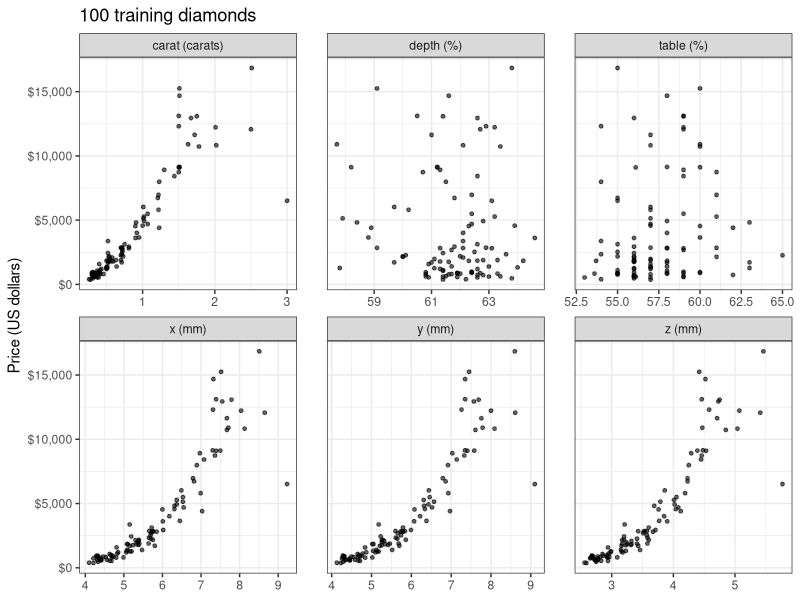
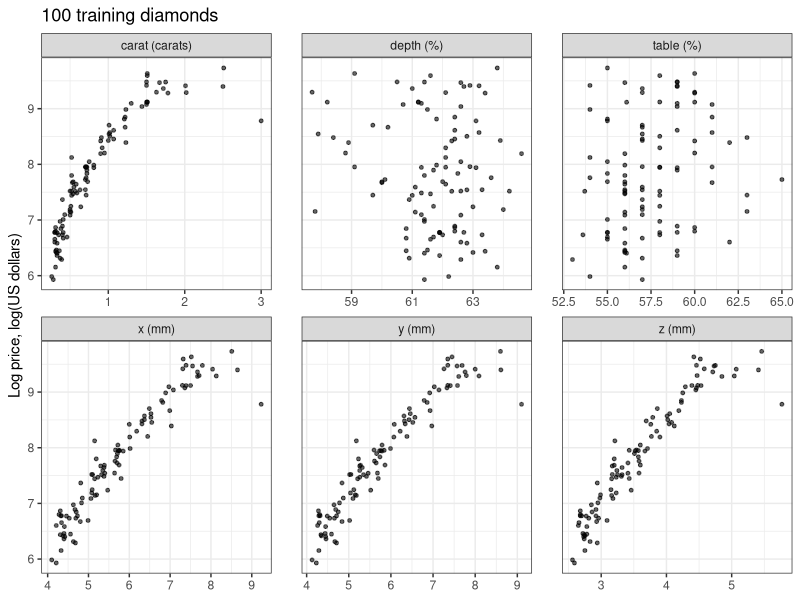
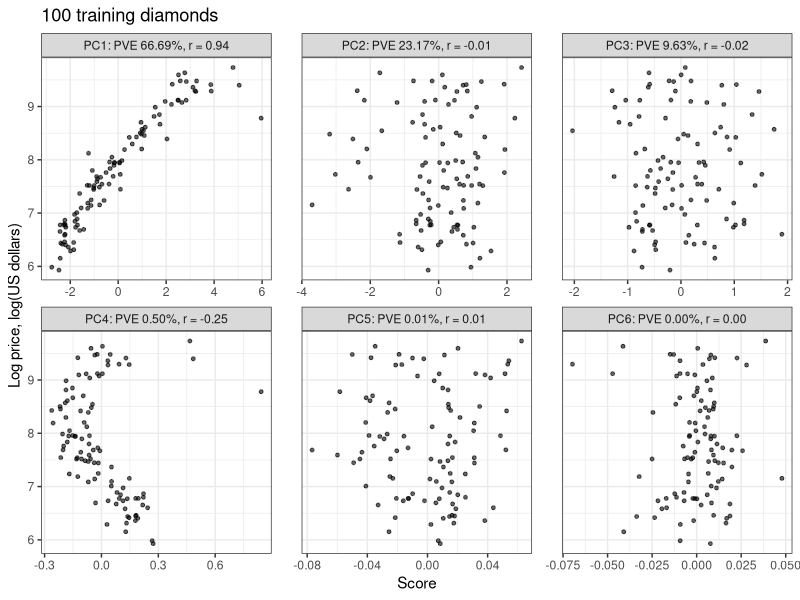
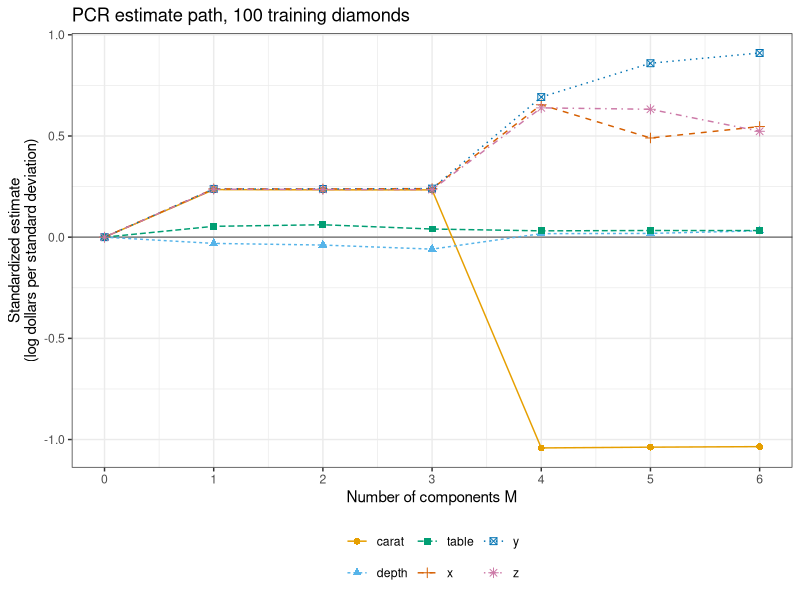
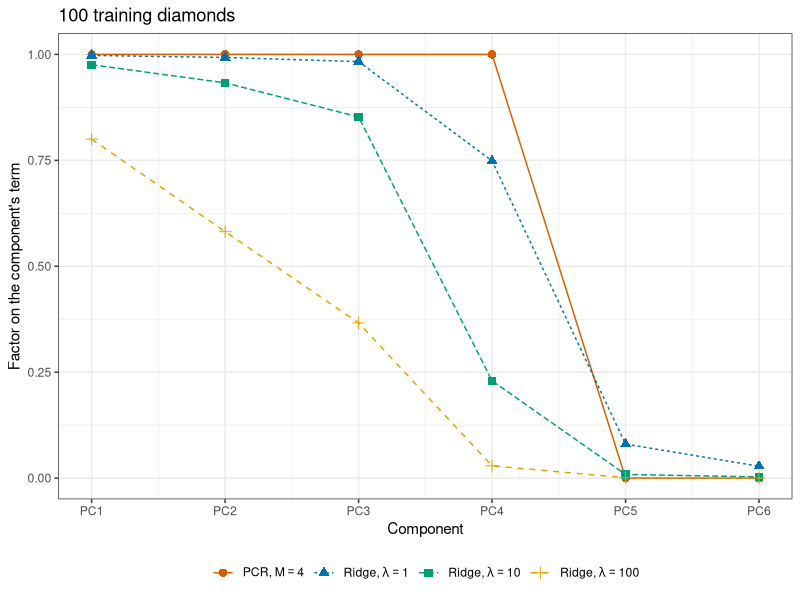
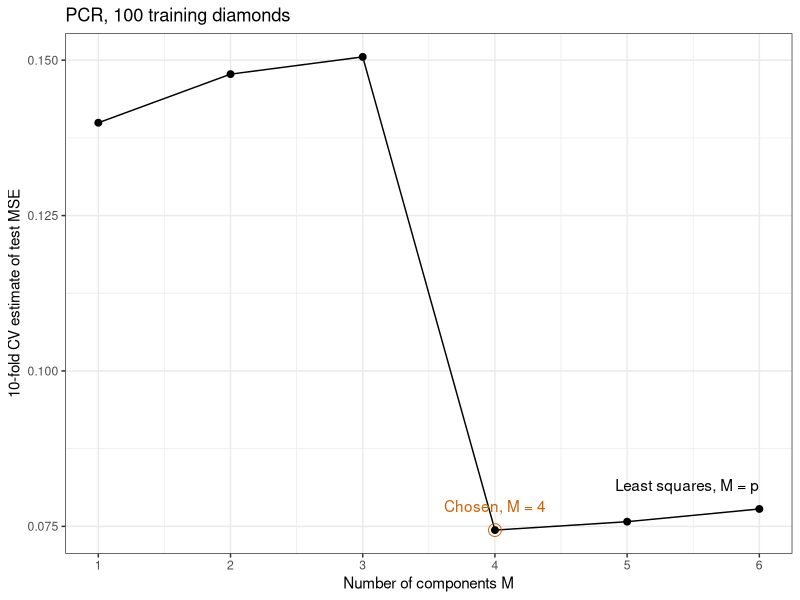
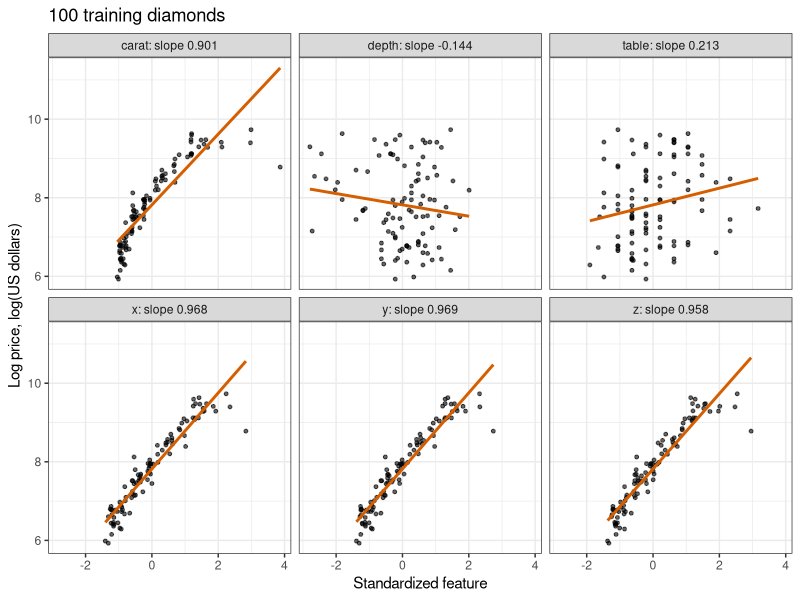
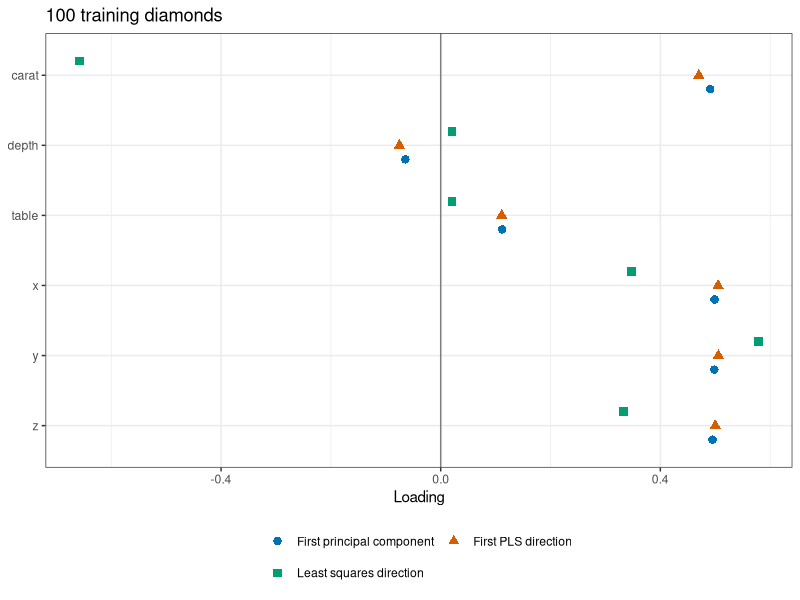

Recreate these plots in R, in order.
## ---- chunk 1
#| include: false
library("tidyverse")
library("pls")
theme_set(theme_bw())
set.seed(20261022)

# Fixed decimals with thousands separators, for use inside $...$, whose
# hyphen MathJax sets as a minus. Adding 0 after rounding turns a negative
# zero into 0.
fmt_math <- function(x, digits = 2) {
  rounded <- round(x, digits) + 0
  formatC(rounded, format = "f", digits = digits, big.mark = ",")
}

# The same for prose, where a negative value prints with a minus sign (the
# HTML entity) rather than a hyphen.
fmt <- function(x, digits = 2) {
  sub("^-", "&minus;", fmt_math(x, digits))
}

# A percentage, for prose.
pct <- function(x, digits = 1) {
  paste0(fmt(100 * x, digits), "%")
}

# A count with thousands separators, for prose.
big <- function(x) {
  format(x, big.mark = ",")
}

# The same inside $...$, where MathJax reads % as a comment and spaces a
# bare comma.
big_math <- function(x) {
  format(x, big.mark = "{,}")
}

# A number in LaTeX scientific notation, for use inside $...$.
sci <- function(x, digits = 1) {
  magnitude <- abs(x)
  e <- floor(log10(magnitude))
  mantissa <- formatC(x / 10^e, format = "f", digits = digits)
  sprintf("%s \\times 10^{%d}", mantissa, e)
}

# "a", "a and b", "a, b, and c".
and_list <- function(x) {
  n_x <- length(x)
  if (n_x == 1) {
    return(x)
  }
  if (n_x == 2) {
    return(paste(x, collapse = " and "))
  }
  paste0(paste(x[-n_x], collapse = ", "), ", and ", x[n_x])
}

# A name set as code in prose.
code <- function(x) {
  paste0("`", x, "`")
}

# Color-blind-friendly palette.
okabe_ito <- c("#E69F00",
               "#56B4E9",
               "#009E73",
               "#D55E00",
               "#0072B2",
               "#CC79A7")
## ---- chunk 2
#| output: false
# The numeric explanatory variables, and the largest plausible dimension.
features <- c("carat", "depth", "table", "x", "y", "z")
p <- length(features)
max_mm <- 20

# Remove diamonds with a dimension of 0 or above max_mm, as in the
# principal components lecture, and add the log price.
kept <- diamonds |>
  filter(x > 0, y > 0, z > 0) |>
  filter(x <= max_mm, y <= max_mm, z <= max_mm) |>
  mutate(log_price = log(price))
n_kept <- nrow(kept)
n_removed <- nrow(diamonds) - n_kept
## ---- chunk 3
# The training sample size.
n_train <- 100

# Training diamonds: a random sample; every other diamond is a test diamond.
train_id <- sample(n_kept, n_train)
train <- kept[train_id, ]
test <- kept[-train_id, ]
n_test <- nrow(test)

# Folds for 10-fold cross-validation of the training diamonds.
n_folds <- 10
fold_labels <- rep(seq_len(n_folds), length.out = n_train)
fold_id <- sample(fold_labels)
## ---- chunk 4
#| output: false
# Panel labels: each explanatory variable and its unit.
units <- c(carat = "carats",
           depth = "%",
           table = "%",
           x = "mm",
           y = "mm",
           z = "mm")
panel_labels <- paste0(features, " (", units, ")")

# One row per training diamond and explanatory variable.
train_long <- train |>
  pivot_longer(all_of(features), names_to = "variable") |>
  mutate(variable = factor(variable, levels = features, labels = panel_labels))

# A response against each explanatory variable, one panel each.
title_train <- paste(n_train, "training diamonds")
response_plot <- function(response, label) {
  ggplot(train_long, aes(x = value, y = .data[[response]])) +
    geom_point(alpha = 0.6, size = 1) +
    facet_wrap(~ variable, scales = "free_x", nrow = 2) +
    labs(x = NULL,
         y = label,
         title = title_train) +
    theme(panel.spacing.x = unit(1.5, "lines"))
}
price_plot <- response_plot("price", "Price (US dollars)") +
  scale_y_continuous(labels = scales::label_dollar())
log_price_plot <- response_plot("log_price", "Log price, log(US dollars)")

# Mean, median, and largest training price, and the price of the heaviest
# training diamond.
price_summary <- c(mean = mean(train$price),
                   median = median(train$price),
                   max = max(train$price))
heaviest <- which.max(train$carat)
heaviest_price <- train$price[heaviest]
## ---- chunk 5
#| echo: false
#| fig-width: 8
#| fig-height: 5
price_plot
## ---- chunk 6
#| echo: false
#| fig-width: 8
#| fig-height: 5
log_price_plot
## ---- chunk 7
# Mean squared error of predictions y_hat of responses y.
mse <- function(y, y_hat) {
  mean((y - y_hat)^2)
}

# Least squares on the six explanatory variables, fit to the training
# diamonds, and its training and test MSE.
ls_formula <- log_price ~ carat + depth + table + x + y + z
ls_fit <- lm(ls_formula, data = train)
y_train <- train$log_price
y_test <- test$log_price
ls_train_mse <- mse(y_train, fitted(ls_fit))
ls_test_pred <- predict(ls_fit, test)
ls_test_mse <- mse(y_test, ls_test_pred)

# The carat estimate and its standard error, and the correlation of carat
# with log price in the training diamonds.
ls_table <- summary(ls_fit)$coefficients
carat_cor <- cor(train$carat, y_train)
## ---- chunk 8
#| output: false
# Standard deviation with divisor n.
sd_n <- function(v) {
  deviations <- v - mean(v)
  sqrt(mean(deviations^2))
}

# Standardize the columns of X with the given centers and scales.
standardize <- function(X, x_center, x_scale) {
  X_centered <- sweep(X, 2, x_center)
  sweep(X_centered, 2, x_scale, "/")
}

# Explanatory variables as matrices, and the standardized training features.
X_train <- as.matrix(train[features])
X_test <- as.matrix(test[features])
x_center <- colMeans(X_train)
x_scale <- apply(X_train, 2, sd_n)
X_std <- standardize(X_train, x_center, x_scale)

# Sign of the largest entry of phi in absolute value.
largest_sign <- function(phi) {
  largest <- which.max(abs(phi))
  sign(phi[largest])
}

# Loading vectors, signed as in the principal components lecture, their
# variances, and the n x p matrix of scores.
eig <- eigen(crossprod(X_std) / n_train, symmetric = TRUE)
flip <- apply(eig$vectors, 2, largest_sign)
Phi <- sweep(eig$vectors, 2, flip, "*")
dimnames(Phi) <- list(features, paste0("PC", 1:p))
v <- eig$values
Z <- X_std %*% Phi
## ---- chunk 9
#| output: false
# Proportion of variance explained, and correlation of log price with each
# component's scores.
pve <- v / p
score_cor <- drop(cor(y_train, Z))

# Loadings from all retained diamonds, signed the same way, and the largest
# difference from the training loadings over the first four components.
eig_all <- eigen(cor(kept[features]), symmetric = TRUE)
flip_all <- apply(eig_all$vectors, 2, largest_sign)
Phi_all <- sweep(eig_all$vectors, 2, flip_all, "*")
first_four <- 1:4
loading_gap <- max(abs(Phi[, first_four] - Phi_all[, first_four]))

# Log price against each component's scores, one panel each.
score_labels <- paste0("PC", 1:p,
                       ": PVE ", pct(pve, 2),
                       ", r = ", fmt_math(score_cor))
scores_plot <- as_tibble(Z, .name_repair = ~ score_labels) |>
  mutate(log_price = y_train) |>
  pivot_longer(-log_price, names_to = "component", values_to = "score") |>
  mutate(component = factor(component, levels = score_labels)) |>
  ggplot(aes(x = score, y = log_price)) +
  geom_point(alpha = 0.6, size = 1) +
  facet_wrap(~ component, scales = "free_x", nrow = 2) +
  labs(x = "Score",
       y = "Log price, log(US dollars)",
       title = title_train) +
  theme(panel.spacing.x = unit(1.5, "lines"))
## ---- chunk 10
#| echo: false
#| fig-width: 8.5
#| fig-height: 5.5
scores_plot
## ---- chunk 11
#| output: false
# Estimates on the scores, from the formula and from lm().
y_centered <- y_train - mean(y_train)
theta_hat <- drop(crossprod(Z, y_centered)) / (n_train * v)
scores_fit <- lm(y_train ~ Z)
theta_diff <- max(abs(coef(scores_fit)[-1] - theta_hat))

# Standard errors sigma_hat / sqrt(n v_m), sigma_hat from all p components.
sigma_hat <- sigma(scores_fit)
theta_se <- sigma_hat / sqrt(n_train * v)
theta_ratio <- abs(theta_hat) / theta_se

# The last component whose estimate is at least one standard error from
# zero, and the earlier ones that are not.
last_large <- max(which(theta_ratio >= 1))
small_before <- which(theta_ratio[seq_len(last_large)] < 1)

# Table of the variances, estimates, and standard errors.
theta_tibble <- tibble(Component = paste0("PC", 1:p),
                       v = fmt(v, 4),
                       theta = fmt(theta_hat, 3),
                       se = fmt(theta_se, 3),
                       ratio = fmt(theta_ratio, 1))
theta_columns <- c("Component",
                   "Variance $v_m$",
                   "Estimate $\\hat\\theta_m$",
                   "Standard error",
                   "$\\lvert\\hat\\theta_m\\rvert$ / standard error")
theta_table <- knitr::kable(theta_tibble,
                            col.names = theta_columns,
                            align = "lrrrr")
## ---- chunk 12
#| echo: false
theta_table
## ---- chunk 13
#| output: false
# Standardized-scale estimates for M = 1, ..., p: cumulative sums of
# theta_m phi_m, one column per M.
terms <- sweep(Phi, 2, theta_hat, "*")
B_std <- t(apply(terms, 1, cumsum))
colnames(B_std) <- 1:p

# Least squares on the standardized scale, and its largest difference from
# PCR with M = p.
b_ls_std <- coef(ls_fit)[features] * x_scale
ls_gap <- max(abs(B_std[, p] - b_ls_std))

# One row per feature and M, with M = 0 the null model.
path_data <- as_tibble(cbind(`0` = 0, B_std), rownames = "feature") |>
  pivot_longer(-feature, names_to = "M", values_to = "estimate") |>
  mutate(M = as.integer(M),
         feature = factor(feature, levels = features))

# Each standardized estimate against M.
path_plot <- ggplot(path_data,
                    aes(x = M,
                        y = estimate,
                        color = feature,
                        linetype = feature,
                        shape = feature)) +
  geom_hline(yintercept = 0, color = "grey50") +
  geom_line() +
  geom_point(size = 2) +
  scale_color_manual(values = okabe_ito) +
  scale_x_continuous(breaks = 0:p) +
  labs(x = "Number of components M",
       y = "Standardized estimate\n(log dollars per standard deviation)",
       color = NULL,
       linetype = NULL,
       shape = NULL,
       title = paste("PCR estimate path,", title_train)) +
  theme(legend.position = "bottom")

# The first M at which the carat estimate is negative, and the size
# features' estimates at the M before it.
size_vars <- c("carat", "x", "y", "z")
M_turn <- which(B_std["carat", ] < 0)[1]
size_before <- B_std[size_vars, M_turn - 1]
smallest_estimate <- min(abs(B_std))
## ---- chunk 14
#| echo: false
#| fig-width: 7.5
#| fig-height: 4.8
path_plot
## ---- chunk 15
#| output: false
# Ridge estimate on the standardized scale from the closed form, at one
# lambda, and from the factors on the components.
lambda_check <- 10
lhs <- crossprod(X_std) + lambda_check * diag(p)
b_ridge_closed <- drop(solve(lhs, crossprod(X_std, y_centered)))
ridge_factor <- function(lambda) {
  v / (v + lambda / n_train)
}
factor_terms <- ridge_factor(lambda_check) * theta_hat
b_ridge_factors <- drop(Phi %*% factor_terms)
factor_gap <- max(abs(b_ridge_closed - b_ridge_factors))

# Factors of PCR with M = 4 and of ridge regression at three lambdas.
M_show <- 4
lambda_show <- c(1, 10, 100)
method_labels <- c(paste0("PCR, M = ", M_show),
                   paste0("Ridge, lambda = ", lambda_show))
method_math <- c(paste0("'PCR, '*M == ", M_show),
                 paste0("'Ridge, '*lambda == ", lambda_show))
method_legend <- parse(text = method_math)
pcr_factor <- as.numeric(1:p <= M_show)
ridge_factors <- map(lambda_show, ridge_factor) |>
  unlist()
factor_data <- tibble(method = rep(method_labels, each = p),
                      m = rep(1:p, length(method_labels)),
                      factor = c(pcr_factor, ridge_factors)) |>
  mutate(method = factor(method, levels = method_labels))

# The factor of each component against m.
factor_plot <- ggplot(factor_data,
                      aes(x = m,
                          y = factor,
                          color = method,
                          linetype = method,
                          shape = method)) +
  geom_line() +
  geom_point(size = 2.5) +
  scale_color_manual(values = okabe_ito[c(4, 5, 3, 1)],
                     labels = method_legend) +
  scale_linetype_discrete(labels = method_legend) +
  scale_shape_discrete(labels = method_legend) +
  scale_x_continuous(breaks = 1:p, labels = paste0("PC", 1:p)) +
  labs(x = "Component",
       y = "Factor on the component's term",
       color = NULL,
       linetype = NULL,
       shape = NULL,
       title = title_train) +
  theme(legend.position = "bottom")
## ---- chunk 16
#| echo: false
#| fig-width: 7
#| fig-height: 4.3
factor_plot
## ---- chunk 17
# Original-scale estimates for M = 1, ..., p, one column each, from the
# directions (columns of R_dir, whose scores are the standardized features
# times R_dir), the estimates theta, and the standardization.
path_estimates <- function(R_dir, theta, x_center, x_scale, y_bar) {
  # Standardized-scale estimates: cumulative sums of theta_m times r_m.
  terms <- sweep(R_dir, 2, theta, "*")
  b_std <- t(apply(terms, 1, cumsum))

  # Back to the original scale.
  b <- b_std / x_scale
  intercept <- y_bar - colSums(b * x_center)
  rbind(`(Intercept)` = intercept, b)
}

# PCR estimates on the original scale for M = 1, ..., p.
pcr_path <- function(X, y) {
  # Standardize with the means and standard deviations of these data.
  x_center <- colMeans(X)
  x_scale <- apply(X, 2, sd_n)
  X_std <- standardize(X, x_center, x_scale)

  # Loading vectors and scores.
  eig <- eigen(crossprod(X_std) / nrow(X), symmetric = TRUE)
  Z <- X_std %*% eig$vectors

  # Simple regression of the centered response on each column of scores.
  y_centered <- y - mean(y)
  theta <- drop(crossprod(Z, y_centered)) / colSums(Z^2)

  path_estimates(eig$vectors, theta, x_center, x_scale, mean(y))
}
## ---- chunk 18
# PCR by hand and by pcr(), both fit to the training diamonds.
B_pcr <- pcr_path(X_train, y_train)
pcr_fit <- pcr(ls_formula, ncomp = p, data = train, scale = TRUE)

# Predictions of the test diamonds for every M, and the largest difference.
pcr_pred_hand <- cbind(1, X_test) %*% B_pcr
pcr_pred_pls <- predict(pcr_fit, test, ncomp = 1:p)[, 1, ]
pcr_check <- max(abs(pcr_pred_hand - pcr_pred_pls))
## ---- chunk 19
# Sums of squared errors of the held-out fold l for M = 1, ..., p, from the
# estimates that path() computes from the training folds.
fold_sse <- function(l, path) {
  out <- fold_id == l
  B <- path(X_train[!out, ], y_train[!out])
  y_hat <- cbind(1, X_train[out, ]) %*% B
  colSums((y_train[out] - y_hat)^2)
}

# Cross-validation estimate for M = 1, ..., p.
cv_estimate <- function(path) {
  sse <- sapply(seq_len(n_folds), fold_sse, path = path)
  rowSums(sse) / n_train
}

# PCR, and the M with the smallest estimate.
cv_pcr <- cv_estimate(pcr_path)
M_pcr <- which.min(cv_pcr)

# pcr()'s own cross-validation on the same folds.
segments <- split(seq_len(n_train), fold_id)
pcr_cv_fit <- pcr(ls_formula,
                  ncomp = p,
                  data = train,
                  scale = TRUE,
                  validation = "CV",
                  segments = segments)
cv_pcr_pls <- MSEP(pcr_cv_fit, estimate = "CV", intercept = FALSE)$val[1, 1, ]
cv_pcr_check <- max(abs(cv_pcr - cv_pcr_pls))
## ---- chunk 20
#| output: false
# Null model: the mean of the training folds predicts the held-out fold.
null_sse <- function(l) {
  out <- fold_id == l
  sum((y_train[out] - mean(y_train[!out]))^2)
}
null_fold_sse <- map_dbl(seq_len(n_folds), null_sse)
cv_null <- sum(null_fold_sse) / n_train

# Cross-validation of the regression on the first M columns of scores Z_all,
# computed once from all the training diamonds: held-out fold l.
outside_sse <- function(l, Z_all) {
  out <- fold_id == l
  sse <- numeric(p)
  for (M in seq_len(p)) {
    Z_in <- cbind(1, Z_all[!out, seq_len(M)])
    Z_out <- cbind(1, Z_all[out, seq_len(M)])
    b <- qr.solve(Z_in, y_train[!out])
    sse[M] <- sum((y_train[out] - Z_out %*% b)^2)
  }
  sse
}

# The same for all folds, for M = 1, ..., p.
outside_cv <- function(Z_all) {
  sse <- sapply(seq_len(n_folds), outside_sse, Z_all = Z_all)
  rowSums(sse) / n_train
}

# PCR with the components computed once from all the training diamonds.
cv_pcr_outside <- outside_cv(Z)
pcr_outside_gap <- max(abs(cv_pcr_outside - cv_pcr))

# The estimate against M, with the chosen M and least squares labeled.
cv_axis_label <- paste0(n_folds, "-fold CV estimate of test MSE")
pcr_cv_data <- tibble(M = 1:p, cv = cv_pcr)
pcr_cv_plot <- ggplot(pcr_cv_data, aes(x = M, y = cv)) +
  geom_line() +
  geom_point(size = 2) +
  annotate("point",
           x = M_pcr,
           y = cv_pcr[M_pcr],
           size = 4,
           shape = 1,
           color = "#D55E00") +
  annotate("text",
           x = M_pcr,
           y = cv_pcr[M_pcr],
           label = paste("Chosen, M =", M_pcr),
           vjust = -1.5,
           color = "#D55E00") +
  annotate("text",
           x = p,
           y = cv_pcr[p],
           label = "Least squares, M = p",
           vjust = -1.5,
           hjust = 1) +
  scale_x_continuous(breaks = 1:p) +
  labs(x = "Number of components M",
       y = cv_axis_label,
       title = paste("PCR,", title_train))
## ---- chunk 21
#| echo: false
#| fig-width: 7
#| fig-height: 4.2
pcr_cv_plot
## ---- chunk 22
#| output: false
# Simple regression estimate of log price on each standardized feature,
# which is also their sample covariance, since each feature has variance 1.
slopes <- drop(crossprod(X_std, y_centered)) / n_train

# Log price against each standardized feature, with its least squares line.
slope_labels <- paste0(features, ": slope ", fmt_math(slopes, 3))
slope_plot <- as_tibble(X_std, .name_repair = ~ slope_labels) |>
  mutate(log_price = y_train) |>
  pivot_longer(-log_price, names_to = "feature", values_to = "value") |>
  mutate(feature = factor(feature, levels = slope_labels)) |>
  ggplot(aes(x = value, y = log_price)) +
  geom_point(alpha = 0.6, size = 1) +
  geom_smooth(method = "lm",
              formula = y ~ x,
              se = FALSE,
              color = "#D55E00") +
  facet_wrap(~ feature, nrow = 2) +
  labs(x = "Standardized feature",
       y = "Log price, log(US dollars)",
       title = title_train)
## ---- chunk 23
#| echo: false
#| fig-width: 8.5
#| fig-height: 5.5
slope_plot
## ---- chunk 24
#| output: false
# The first PLS direction and the least squares direction, unit length.
phi_pls_1 <- slopes / sqrt(sum(slopes^2))
a_ls <- b_ls_std / sqrt(sum(b_ls_std^2))

# Variance, squared correlation with log price, and squared covariance with
# log price of the scores of a unit vector a.
direction_summary <- function(a) {
  scores <- drop(X_std %*% a)
  c(variance = sd_n(scores)^2,
    cor2 = cor(scores, y_train)^2,
    cov2 = mean(scores * y_centered)^2)
}
direction_names <- c("First principal component",
                     "First PLS direction",
                     "Least squares direction")
directions <- cbind(Phi[, 1], phi_pls_1, a_ls)
summaries <- apply(directions, 2, direction_summary)
colnames(summaries) <- direction_names

# Table of the three criteria.
summary_tibble <- tibble(Direction = direction_names,
                         variance = fmt(summaries["variance", ], 3),
                         cor2 = fmt(summaries["cor2", ], 4),
                         cov2 = fmt(summaries["cov2", ], 4))
summary_columns <- c("Direction",
                     "Variance of scores",
                     "Squared correlation with log price",
                     "Squared covariance with log price")
summary_table <- knitr::kable(summary_tibble,
                              col.names = summary_columns,
                              align = "lrrr")

# The loadings of the three directions, feature by feature.
direction_data <- tibble(
  feature = factor(rep(features, 3), levels = rev(features)),
  loading = c(directions),
  direction = factor(rep(direction_names, each = p), levels = direction_names)
)
direction_plot <- ggplot(direction_data,
                         aes(x = loading,
                             y = feature,
                             color = direction,
                             shape = direction)) +
  geom_vline(xintercept = 0, color = "grey50") +
  geom_point(size = 2.5, position = position_dodge(width = 0.6)) +
  scale_color_manual(values = okabe_ito[c(5, 4, 3)]) +
  scale_shape_manual(values = c(16, 17, 15)) +
  guides(color = guide_legend(nrow = 2, byrow = TRUE),
         shape = guide_legend(nrow = 2, byrow = TRUE)) +
  labs(x = "Loading",
       y = NULL,
       color = NULL,
       shape = NULL,
       title = title_train) +
  theme(legend.position = "bottom")

# Largest difference between the first PLS direction and the first
# principal component.
pls_pc_gap <- max(abs(phi_pls_1 - Phi[, 1]))
## ---- chunk 25
#| echo: false
#| fig-width: 7
#| fig-height: 4.5
direction_plot
## ---- chunk 26
#| echo: false
summary_table
## ---- chunk 27
# PLS on the standardized features: the directions, the vectors r_m with
# scores X_std r_m, the estimates theta, and the standardization.
pls_directions <- function(X, y) {
  # Standardize the features; center the response.
  x_center <- colMeans(X)
  x_scale <- apply(X, 2, sd_n)
  X_std <- standardize(X, x_center, x_scale)
  y_centered <- y - mean(y)
  p <- ncol(X)

  # Directions, vectors r_m, and estimates, filled one direction at a time.
  W <- matrix(0, p, p)
  R_dir <- matrix(0, p, p)
  theta <- numeric(p)
  X_m <- X_std

  for (m in seq_len(p)) {
    # Direction: covariances of the residual features with the response,
    # scaled to unit length.
    g <- drop(crossprod(X_m, y_centered)) / nrow(X)
    W[, m] <- g / sqrt(sum(g^2))

    # Scores, and the simple regression of the response on them.
    z <- drop(X_m %*% W[, m])
    theta[m] <- sum(z * y_centered) / sum(z^2)

    # The scores as a combination of the standardized features: they lie in
    # the column space of X_std, so least squares recovers r_m exactly.
    R_dir[, m] <- qr.solve(X_std, z)

    # Replace each feature by its residuals from regressing it on z.
    feature_slopes <- drop(crossprod(X_m, z)) / sum(z^2)
    X_m <- X_m - z %o% feature_slopes
  }

  list(W = W,
       R_dir = R_dir,
       theta = theta,
       x_center = x_center,
       x_scale = x_scale,
       y_bar = mean(y))
}

# PLS estimates on the original scale for M = 1, ..., p.
pls_path <- function(X, y) {
  d <- pls_directions(X, y)
  path_estimates(d$R_dir, d$theta, d$x_center, d$x_scale, d$y_bar)
}
## ---- chunk 28
# PLS by hand and by plsr(), both fit to the training diamonds.
pls_d <- pls_directions(X_train, y_train)
B_pls <- pls_path(X_train, y_train)
pls_fit <- plsr(ls_formula, ncomp = p, data = train, scale = TRUE)

# Predictions of the test diamonds for every M, and the largest difference.
pls_pred_hand <- cbind(1, X_test) %*% B_pls
pls_pred_pls <- predict(pls_fit, test, ncomp = 1:p)[, 1, ]
pls_check <- max(abs(pls_pred_hand - pls_pred_pls))

# Directions: plsr() calls them loading weights.
pls_weights <- unclass(loading.weights(pls_fit))
weight_check <- max(abs(pls_weights - pls_d$W))

# PLS with M = p against least squares.
pls_ls_gap <- max(abs(B_pls[, p] - coef(ls_fit)))
## ---- chunk 29
#| output: false
# Scores of the PLS directions, their variances, and the largest correlation
# between two columns of them.
Z_pls <- X_std %*% pls_d$R_dir
v_pls <- apply(Z_pls, 2, sd_n)^2
pls_score_cors <- cor(Z_pls)[upper.tri(diag(p))]
max_pls_score_cor <- max(abs(pls_score_cors))
pls_cor <- drop(cor(y_train, Z_pls))

# Training R^2 of the fit on the first M directions.
train_r2 <- function(B) {
  y_hat <- cbind(1, X_train) %*% B
  residual_ms <- colMeans((y_train - y_hat)^2)
  1 - residual_ms / mean(y_centered^2)
}
r2_pcr <- train_r2(B_pcr)
r2_pls <- train_r2(B_pls)

# One row per method and m.
method_levels <- c("PCR", "PLS")
compare_data <- tibble(method = factor(rep(method_levels, each = p),
                                       levels = method_levels),
                       m = rep(1:p, 2),
                       variance = c(v, v_pls),
                       r2 = c(r2_pcr, r2_pls))

# Shared look of the two tabs.
compare_layers <- list(
  geom_line(),
  geom_point(size = 2.5),
  scale_color_manual(values = okabe_ito[c(5, 4)]),
  scale_x_continuous(breaks = 1:p),
  labs(color = NULL, linetype = NULL, shape = NULL, title = title_train),
  theme(legend.position = "bottom")
)
compare_aes <- aes(color = method, linetype = method, shape = method)

# Variance of the m-th scores, on a log scale.
variance_plot <- ggplot(compare_data, aes(x = m, y = variance)) +
  compare_aes +
  compare_layers +
  scale_y_log10() +
  labs(x = "Direction m",
       y = "Variance of the m-th scores (log scale)")

# Training R^2 of the first M directions.
r2_plot <- ggplot(compare_data, aes(x = m, y = r2)) +
  compare_aes +
  compare_layers +
  labs(x = "Number of directions M",
       y = expression("Training " * R^2))

# PLS fits the training diamonds at least as well at every M < p.
pls_fits_better <- all(r2_pls[-p] >= r2_pcr[-p])
## ---- chunk 30
#| echo: false
#| fig-width: 7
#| fig-height: 4.3
variance_plot
## ---- chunk 31
#| echo: false
#| fig-width: 7
#| fig-height: 4.3
r2_plot
## ---- chunk 32
# PLS cross-validated on the same folds, and the M with the smallest
# estimate.
cv_pls <- cv_estimate(pls_path)
M_pls <- which.min(cv_pls)

# plsr()'s own cross-validation on the same folds.
pls_cv_fit <- plsr(ls_formula,
                   ncomp = p,
                   data = train,
                   scale = TRUE,
                   validation = "CV",
                   segments = segments)
cv_pls_pls <- MSEP(pls_cv_fit, estimate = "CV", intercept = FALSE)$val[1, 1, ]
cv_pls_check <- max(abs(cv_pls - cv_pls_pls))
## ---- chunk 33
#| output: false
# PLS with the directions computed once from all the training diamonds, and
# how much smaller its estimate is.
cv_pls_outside <- outside_cv(Z_pls)
pls_optimism <- cv_pls - cv_pls_outside
M_optimism <- which.max(pls_optimism)
M_pls_outside <- which.min(cv_pls_outside)

# The M at which the PCR estimate exceeds the PLS estimate the most.
M_gap <- which.max(cv_pcr - cv_pls)

# Both curves, with the chosen M of each circled.
cv_data <- tibble(method = factor(rep(method_levels, each = p),
                                  levels = method_levels),
                  M = rep(1:p, 2),
                  cv = c(cv_pcr, cv_pls))
chosen_data <- tibble(method = factor(method_levels, levels = method_levels),
                      M = c(M_pcr, M_pls),
                      cv = c(cv_pcr[M_pcr], cv_pls[M_pls]))
cv_plot <- ggplot(cv_data,
                  aes(x = M,
                      y = cv,
                      color = method,
                      linetype = method,
                      shape = method)) +
  geom_line() +
  geom_point(size = 2.5) +
  geom_point(data = chosen_data,
             size = 5,
             shape = 1,
             show.legend = FALSE) +
  scale_color_manual(values = okabe_ito[c(5, 4)]) +
  scale_x_continuous(breaks = 1:p) +
  labs(x = "Number of directions M",
       y = cv_axis_label,
       color = NULL,
       linetype = NULL,
       shape = NULL,
       title = title_train,
       caption = "Circles: the chosen M of each method.") +
  theme(legend.position = "bottom")
## ---- chunk 34
#| echo: false
#| fig-width: 7
#| fig-height: 4.3
cv_plot
## ---- chunk 35
# PCR and PLS with their chosen M, fit to all the training diamonds, and
# their training and test MSE.
pcr_test_pred <- pcr_pred_hand[, M_pcr]
pcr_test_mse <- mse(y_test, pcr_test_pred)
pcr_train_mse <- mse(y_train, cbind(1, X_train) %*% B_pcr[, M_pcr])
pls_test_pred <- pls_pred_hand[, M_pls]
pls_test_mse <- mse(y_test, pls_test_pred)
pls_train_mse <- mse(y_train, cbind(1, X_train) %*% B_pls[, M_pls])
## ---- chunk 36
#| output: false
# Number of components, training MSE, cross-validation estimate, and test
# MSE of the three fits.
cv_values <- c(cv_pcr[p], cv_pcr[M_pcr], cv_pls[M_pls])
test_values <- c(ls_test_mse, pcr_test_mse, pls_test_mse)
compare_tibble <- tibble(
  Method = c("Least squares", "PCR", "PLS"),
  M = c(p, M_pcr, M_pls),
  train = fmt(c(ls_train_mse, pcr_train_mse, pls_train_mse), 4),
  cv = fmt(cv_values, 4),
  test = fmt(test_values, 4)
)
compare_columns <- c("Method",
                     "$M$",
                     "Training MSE",
                     paste0(n_folds, "-fold CV estimate"),
                     "Test MSE")
compare_table <- knitr::kable(compare_tibble,
                              col.names = compare_columns,
                              align = "lrrrr")

# Paired comparison over the test diamonds: least squares squared error
# minus PLS's.
sq_diff <- (y_test - ls_test_pred)^2 - (y_test - pls_test_pred)^2
diff_se <- sd(sq_diff) / sqrt(n_test)
## ---- chunk 37
#| echo: false
compare_table
## ---- chunk 38
#| output: false
# Each cross-validation estimate is above the test MSE of its fit.
stopifnot(all(cv_values > test_values))
cv_gap <- cv_values - test_values

# Held-out squared error of each training diamond in cross-validation, for
# least squares (PCR with M = p), PCR, and PLS; their means are the estimates.
held_out_pcr <- pcr_cv_fit$validation$pred[, 1, ]
held_out_pls <- pls_cv_fit$validation$pred[, 1, ]
cv_sq_errors <- cbind(ls = (y_train - held_out_pcr[, p])^2,
                      pcr = (y_train - held_out_pcr[, M_pcr])^2,
                      pls = (y_train - held_out_pls[, M_pls])^2)
cv_from_errors <- unname(colMeans(cv_sq_errors))
stopifnot(isTRUE(all.equal(cv_from_errors, unname(cv_values))))

# Their smallest correlation across the three fits.
cv_error_cor <- min(cor(cv_sq_errors))

# The heaviest diamond's share of the least squares estimate, the three
# estimates without it, and how much its removal lowers each.
heaviest_share <- cv_sq_errors[heaviest, "ls"] / sum(cv_sq_errors[, "ls"])
cv_without <- colMeans(cv_sq_errors[-heaviest, ])
heaviest_drop <- cv_values - cv_without
exceeds_gap <- all(heaviest_drop > cv_gap)

# Test MSE of least squares fit to the training folds of each fold, 90
# diamonds each, against the fit to all the training diamonds.
fold_ls_test_mse <- function(l) {
  fold_fit <- lm(ls_formula, data = train[fold_id != l, ])
  fold_pred <- predict(fold_fit, test)
  mse(y_test, fold_pred)
}
fold_test_mse <- map_dbl(seq_len(n_folds), fold_ls_test_mse)
fold_size_effect <- mean(fold_test_mse) - ls_test_mse
